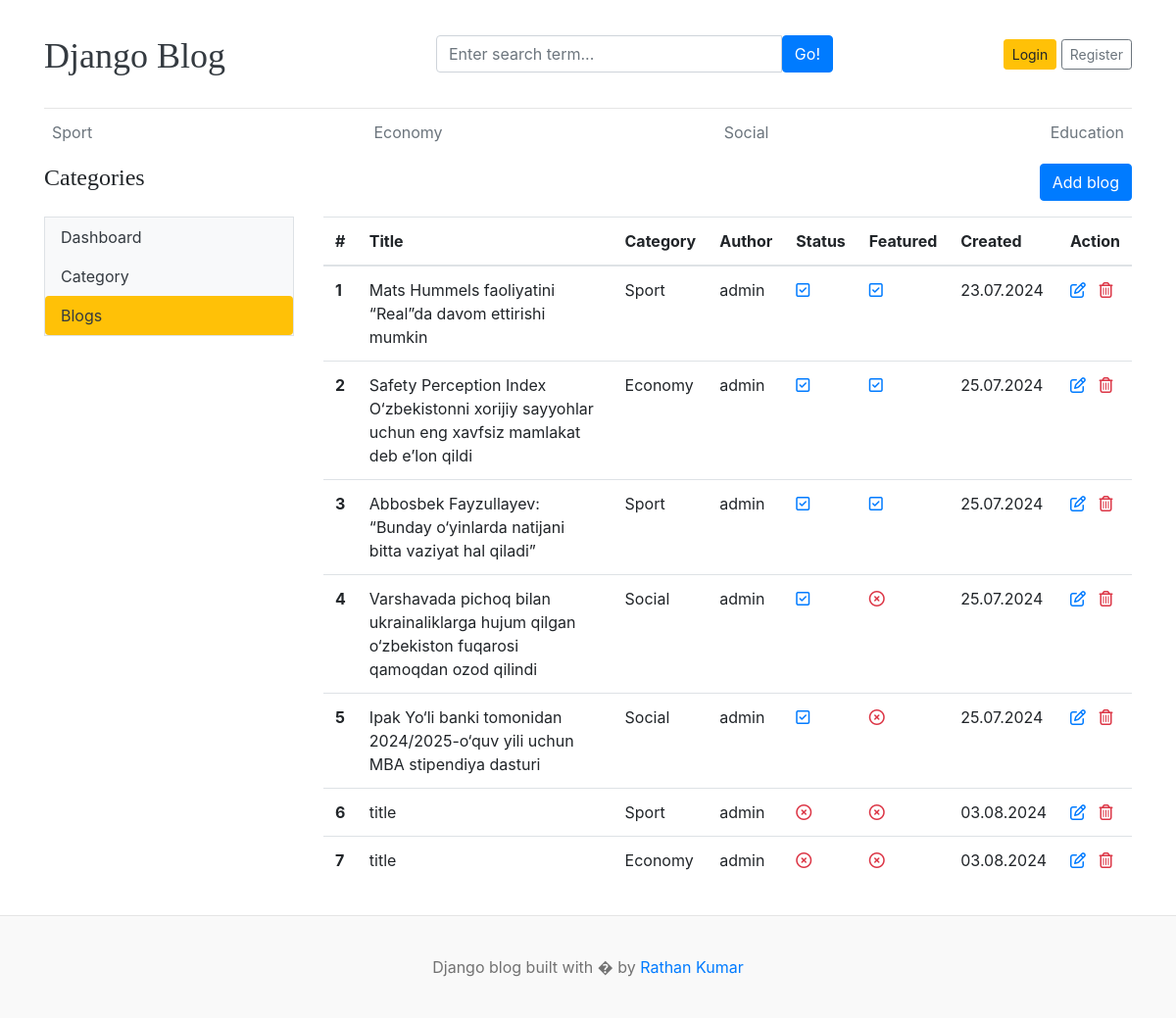
Page /dashboard/blogs/ on the committed database.
### blogs/models.py (models this page shows, shortened)
class Category(models.Model):
    name = models.CharField(max_length=100)
    created_at = models.DateTimeField(auto_now_add=True)
    updated_at = models.DateTimeField(auto_now=True)
    def __str__(self) -> str:
        return self.name
    class Meta:
        verbose_name_plural="Categories"
        verbose_name="Category"

class Blog(models.Model):
    title = models.CharField(max_length=200)
    slug = models.SlugField(unique=True, null=False)
    category = models.ForeignKey(Category, on_delete=models.SET_NULL, null=True)
    author = models.ForeignKey(User, on_delete=models.SET_NULL, null=True)
    featured_image = models.ImageField(upload_to='uploads/%Y/%m/%d')
    short_description = models.CharField(max_length=200)
    body = models.TextField(max_length=2000)
    status = models.IntegerField(choices=STATUS_CHOICES, default=0)
    is_featured = models.BooleanField(default=False)
    created_at = models.DateTimeField(auto_now_add=True)
    updated_at = models.DateTimeField(auto_now=True)

### dashboard/views.py (the view)
# urls.py: path('blogs/', include("blogs.urls")),
def blogs(request):
    blogs = Blog.objects.all()
    context = {
        "blogs": blogs
    }
    return render(request, "dashboard/blogs.html", context)

### blogs/context_processor.py (called while the page is built)
def get_categories(request):
    categories = Category.objects.all()
    return {"categories": categories}

### template/dashboard/blogs.html (shortened to what this page needs)
{% extends 'base.html' %}
{% load static %}
{% block content %}
<div class="row">
    <div class="col-3">
        <h4>Categories</h4>
    </div>
    <div class="col-9 text-right">
        <a href="{% url 'add_blog' %}" class="btn btn-primary">Add blog</a>
    </div>
</div>
<div class="row my-3">
    {% include 'dashboard/left-side-bar.html' %}
    <div class="col-9">
        <table class="table table-hover">
            <thead>
                <tr>
                    <th scope="col">#</th>
                    <th scope="col">Title</th>
                    <th scope="col">Category</th>
                    <th scope="col">Author</th>
                    <th scope="col">Status</th>
                    <th scope="col">Featured</th>
                    <th scope="col">Created</th>
                    <th scope="col">Action</th>
                </tr>
            </thead>
            <tbody>
                {% for blog in blogs %}
                <tr>
                    <th scope="row">{{forloop.counter}}</th>
                    <td>{{blog.title}}</td>
                    <td>{{blog.category}}</td>
                    <td>{{blog.author}}</td>
                    <td>{% if blog.status == 1 %} <i class="far fa-check-square text-primary"></i> {% else %} <i
                            class="far fa-times-circle text-danger"></i> {% endif %}</td>
                    <td>{% if blog.is_featured %} <i class="far fa-check-square text-primary"></i> {% else %} <i
                            class="far fa-times-circle text-danger"></i> {% endif %}</td>
                    <td>{{blog.created_at|date:"d.m.Y"}}</td>
                    <td>
                        <a href=""><i class="far fa-edit text-primary"></i></a>
                        <a href=""><i class="far fa-trash-alt text-danger"></i></a>
                    </td>
                </tr>
                {% endfor %}
            </tbody>
        </table>
    </div>
</div>
</div>
{% endblock %}

### template/base.html (shortened to what this page needs)
{% load static %}
<!DOCTYPE html>
<html lang="en">
<head>
    <link href="https://getbootstrap.com/docs/4.0/dist/css/bootstrap.min.css" rel="stylesheet">
    <link href="{% static 'css/blog.css' %}" rel="stylesheet">
</head>
<body>
    <div class="container">
        <header class="blog-header py-3">
            <div class="row flex-nowrap justify-content-between align-items-center">
                <div class="col-4 pt-1">
                    <a class="blog-header-logo text-dark" href="/">Django Blog</a>
                </div>
                <div class="col-5">
                    <form action="{% url 'search' %}" method="get">
                        <div class="card-body">
                            <div class="input-group">
                                <input class="form-control" type="text" name="keyword"
                                    placeholder="Enter search term..." value="{{keyword}}"
                                    aria-label="Enter search term..." aria-describedby="button-search" />
                                <button type="submit" class="btn btn-primary" id="button-search"
                                    type="button">Go!</button>
                            </div>
                        </div>
                    </form>
                </div>
                <div class="col-3 d-flex justify-content-end align-items-center">
                    {% if user.is_authenticated %}
                    {{user}}&nbsp;&nbsp;<a class="text-primary" href="{% url 'dashboard' %}">Dashboard</a> &nbsp;&nbsp;
                    <a class="btn btn-sm btn-warning" href="{% url 'logout' %}">Logout</a> &nbsp;
                    {% else %}
                    <a class="btn btn-sm btn-warning" href="{% url 'login' %}">Login</a> &nbsp;
                    <a class="btn btn-sm btn-outline-secondary" href="{% url 'register' %}">Register</a>
                    {% endif %}
                </div>
            </div>
        </header>
        <div class="nav-scroller py-1 mb-2">
            <nav class="nav d-flex justify-content-between">
                {% for category in categories %}
                <a class="p-2 text-muted" href="{% url 'posts_by_category' category.id  %}">{{category.name}}</a>
                {% endfor %}
            </nav>
        </div>
        {% block content %}
        {% endblock %}
    <footer class="blog-footer">
        <p>Django blog built with � by <a href="#">Rathan Kumar</a></p>
    </footer>
</body>
</html>

### blog_site/static/css/blog.css (style rules this page uses)
.blog-header { border-bottom: 1px solid #e5e5e5; }
.blog-header-logo { font-family: "Playfair Display", Georgia, "Times New Roman", serif; font-size: 2.25rem; }
h1, h2, h3, h4, h5, h6 { font-family: "Playfair Display", Georgia, "Times New Roman", serif; }
.blog-footer { padding: 2.5rem 0; color: #727272; text-align: center; background-color: #f9f9f9; border-top: .05rem solid #e5e5e5; }
.blog-footer p:last-child { margin-bottom: 0; }

### rows in the picture
Category: name "Sport"
Category: name "Economy"
Category: name "Social"
Category: name "Education"
Blog: title "Mats Hummels faoliyatini “Real”da davom ettirishi mumkin", category "Sport", author "admin", status 1 (drawn), is_featured True (drawn), created_at "23.07.2024"
Blog: title "Safety Perception Index O‘zbekistonni xorijiy sayyohlar uchun eng xavfsiz mamlakat deb eʼlon qildi", category "Economy", author "admin", status 1 (drawn), is_featured True (drawn), created_at "25.07.2024"
Blog: title "Abbosbek Fayzullayev: “Bunday o‘yinlarda natijani bitta vaziyat hal qiladi”", category "Sport", author "admin", status 1 (drawn), is_featured True (drawn), created_at "25.07.2024"
Blog: title "Varshavada pichoq bilan ukrainaliklarga hujum qilgan o‘zbekiston fuqarosi qamoqdan ozod qilindi", category "Social", author "admin", status 1 (drawn), is_featured False (drawn), created_at "25.07.2024"
Blog: title "Ipak Yo‘li banki tomonidan 2024/2025-o‘quv yili uchun MBA stipendiya dasturi", category "Social", author "admin", status 1 (drawn), is_featured False (drawn), created_at "25.07.2024"
Blog: title "title", category "Sport", author "admin", status 0 (drawn), is_featured False (drawn), created_at "03.08.2024"
Blog: title "title", category "Economy", author "admin", status 0 (drawn), is_featured False (drawn), created_at "03.08.2024"
